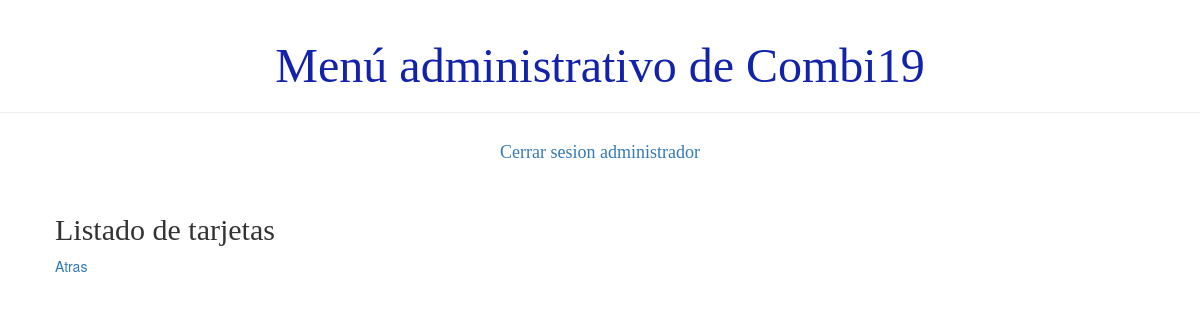
/usuario/listaTarjeta (signed in), run on an earlier commit of the app's database.
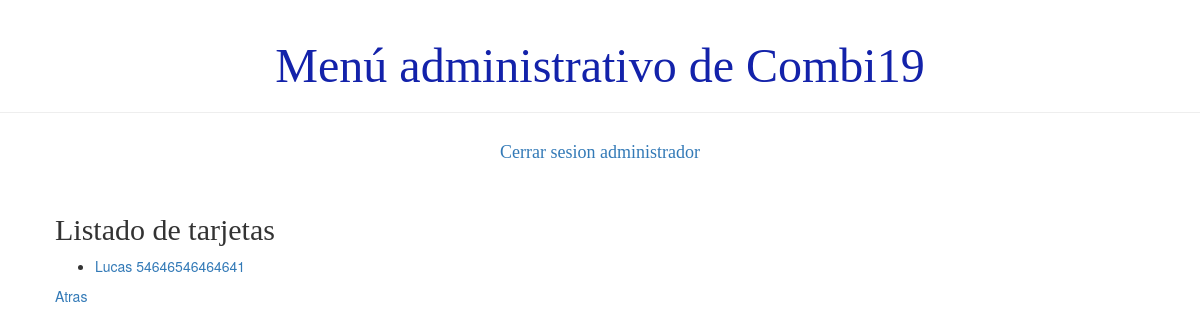
And on a later commit of the database.
### demo1/models.py (models this page shows, shortened)
class Tarjeta(models.Model):
    pasajero = models.ForeignKey(Pasajero, on_delete=models.CASCADE)
    numero = models.BigIntegerField(unique=True)
    fecha_de_vencimiento = models.DateField()
    codigo = models.IntegerField()
    activo = models.BooleanField(default=True)
    def __str__(self):
         return '%s %s' % (self.pasajero.usuario.first_name, str(self.numero))

class Persona(models.Model):
    usuario = models.ForeignKey('auth.User', on_delete=models.CASCADE)
    dni = models.IntegerField(unique=True)
    telefono = models.BigIntegerField()
    activo = models.BooleanField(default=True)

### demo1/views.py (the view)
# urls.py: path('usuario/listaTarjeta', views.listado_tarjeta ,name='listado_tarjeta'),
def listado_tarjeta(request):
    tarjetas=Tarjeta.objects.all()
    return render(request, 'demo1/listados/listado_tarjeta.html', {'tarjetas':tarjetas})

### demo1/templates/demo1/listados/listado_tarjeta.html
{% extends 'demo1/base.html' %}
{% block content %}
    <h2>Listado de tarjetas</h2>
    <div>
        <ul>
        {% for tarjeta in tarjetas %}
            <li><a href="{% url 'detalle_tarjeta' pk=tarjeta.pk%}">{{ tarjeta }}</a></li>
        {% endfor %}
        </ul>
    </div>
    <div><a href="{% url 'principal' %}">Atras</a></div>
{% endblock %}

What changed in the data, as far as the page shows it:
added Tarjeta: pasajero+numero "Lucas 54646546464641"
